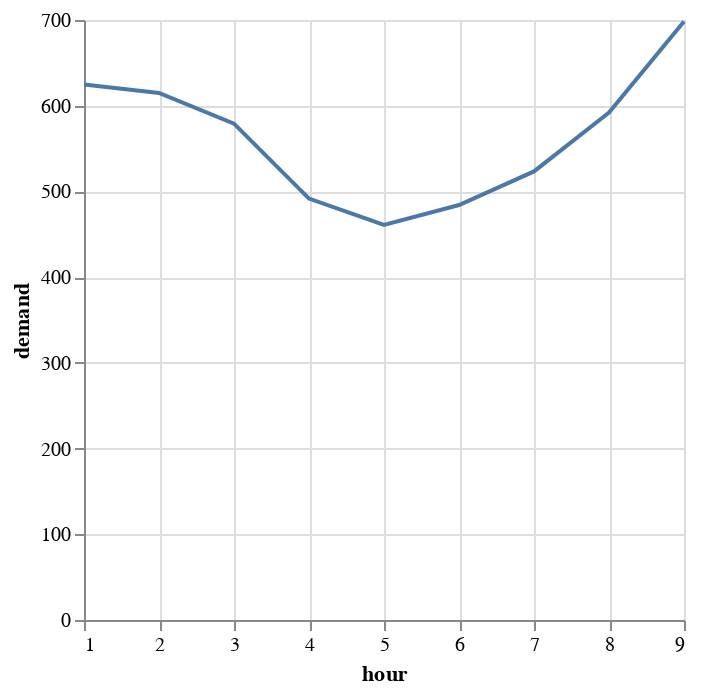

The notebook cell this image was saved under:
### Code cell
loads_multi |>
@vlplot(:line, 
    x=:hour, y=:demand)

### Figure 1 — Vega-Lite specification as saved in the notebook (floating-point values rounded to 4 significant figures)
{"data": {"values": [{"demand": 624.9, "hour": 1}, {"demand": 614.9, "hour": 2}, {"demand": 579.0, "hour": 3}, {"demand": 491.6, "hour": 4}, {"demand": 461.0, "hour": 5}, {"demand": 484.1, "hour": 6}, {"demand": 523.3, "hour": 7}, {"demand": 592.1, "hour": 8}, {"demand": 698.2, "hour": 9}]}, "encoding": {"x": {"field": "hour", "type": "quantitative"}, "y": {"field": "demand", "type": "quantitative"}}, "mark": "line"}
